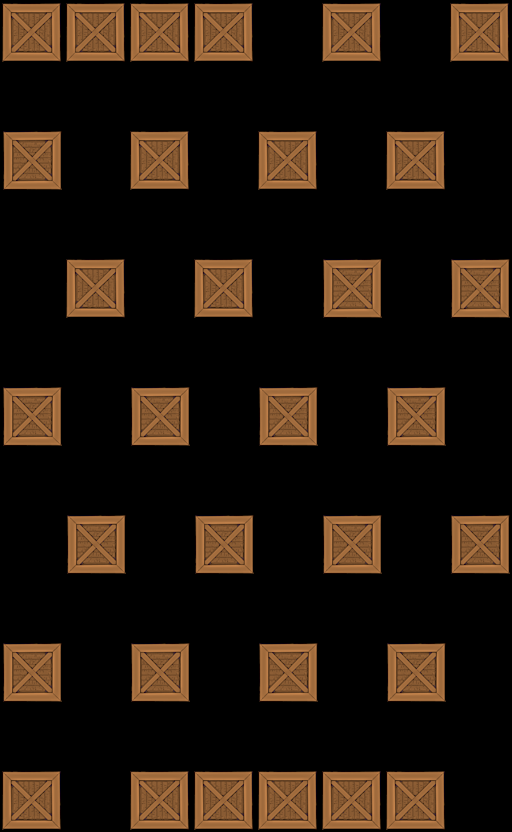

Tiled map render using the project's own tile images. Description and the map definition, with tile-layer contents summarised, below:
An orthogonal 8x13 tile map with 64x64 px tiles, 1 tile layer (Tile Layer 1).

<map version="1.0" orientation="orthogonal" width="8" height="13" tilewidth="64" tileheight="64">
 <tileset firstgid="1" name="crate" tilewidth="64" tileheight="64">
  <image source="../../crate3.png" width="64" height="64" />
 </tileset>
 <layer name="Tile Layer 1" width="8" height="13">
  <data>[104 cells, 32 non-empty, 1 distinct tile ids]</data>
 </layer>
</map>
